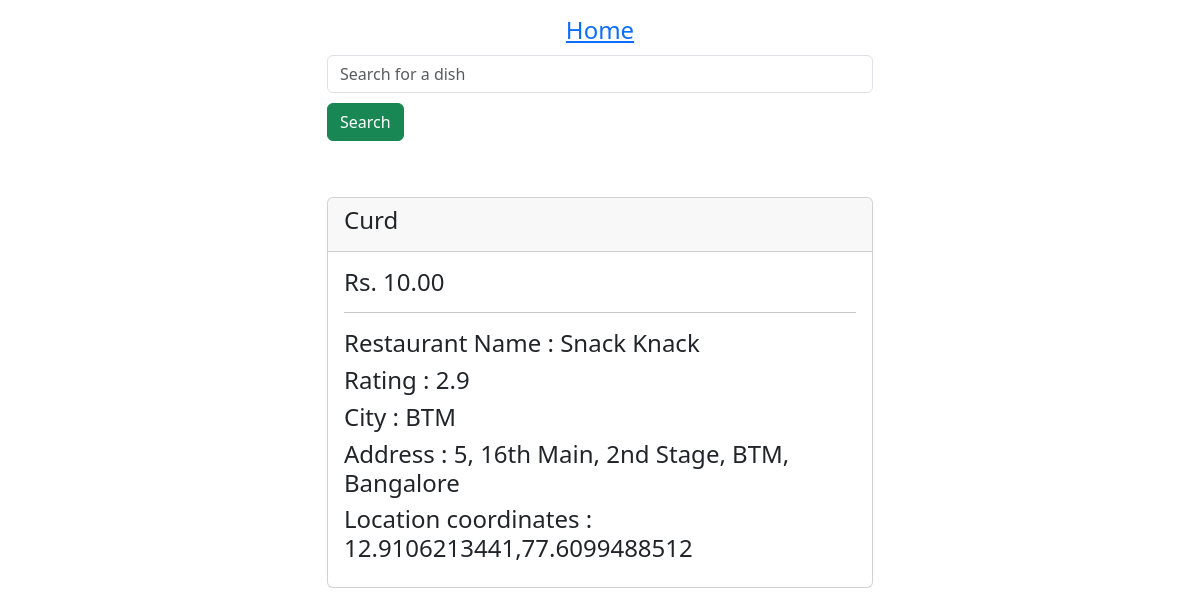
Screenshot of /dish/10484 with the database file from the repository.
### myapp/models.py (models this page shows)
class Dish(models.Model):
	restaurant = models.ForeignKey(Restaurant, on_delete=models.CASCADE)
	name = models.CharField(max_length=200)
	rate = models.CharField(max_length=50)

class Restaurant(models.Model):
	restaurantId = models.BigAutoField(primary_key=True, auto_created=False)
	name = models.CharField(max_length=200)
	city = models.CharField(max_length=200)
	location = models.CharField(max_length=500, null=True, blank=True)
	cuisine = models.CharField(max_length=400, null=True, blank=True)
	coordinates = models.CharField(max_length=500)
	rating = models.FloatField()

### myapp/views.py (the view)
# urls.py: path('dish/<int:id>', views.dishes, name='dish-detail'),
def dishes(request, id):
  dishes = Dish.objects.get(id=id)
  data = dict(dish=dishes)
  return render(request, 'myapp/dishes.html', data)

### myapp/templates/myapp/dishes.html (shortened to what this page needs)
{% extends 'myapp/base.html' %}
{% block content %}
<div class="container mt-5">
  <div class="row">
    <div class="col-md-6 offset-md-3">
      <div class="card">
        <div class="card-header">
          <h4>{{dish.name}}</h4>
        </div>
        <div class="card-body">
          <h4>Rs. {{dish.rate}}</h4>
          <hr>
          <h4>Restaurant Name : {{dish.restaurant.name}}</h4>
          <h4>Rating : {{dish.restaurant.rating}}</h4>
          <h4>City : {{dish.restaurant.city}}</h4>
          <h4>Address : {{dish.restaurant.location}} </h4>
          <h4>Location coordinates : {{dish.restaurant.coordinates}}</h4>
        </div>
      </div>
    </div>
  </div>
</div>
{% endblock content %}

### rows the page displays
Dish: name "Curd", rate "10.00", restaurant.name "Snack Knack", restaurant.rating "2.9", restaurant.city "BTM", restaurant.location "5, 16th Main, 2nd Stage, BTM, Bangalore", restaurant.coordinates "12.9106213441,77.6099488512"
